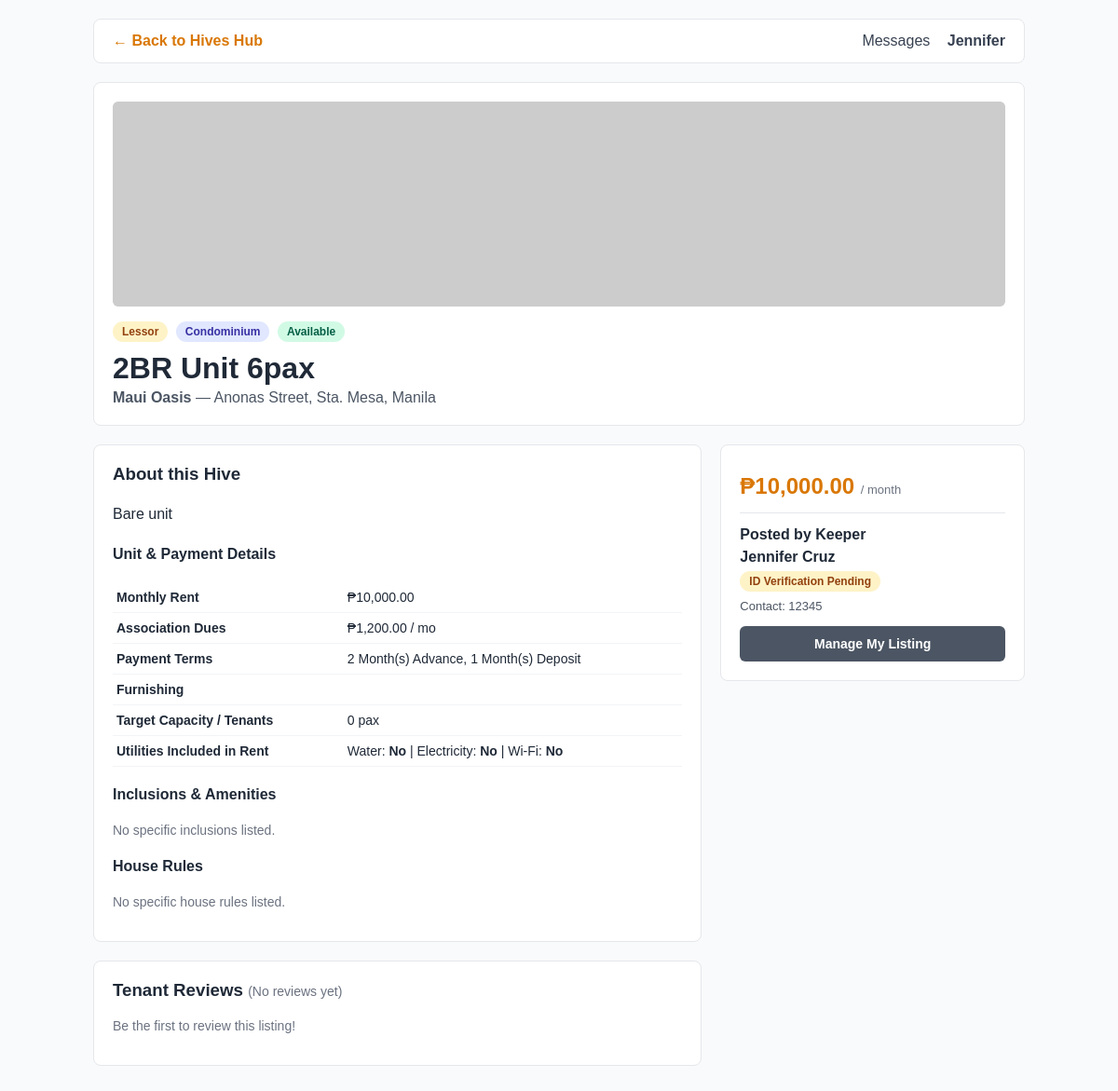
The app's page /room_details.php?id=1007 (signed in), older data.
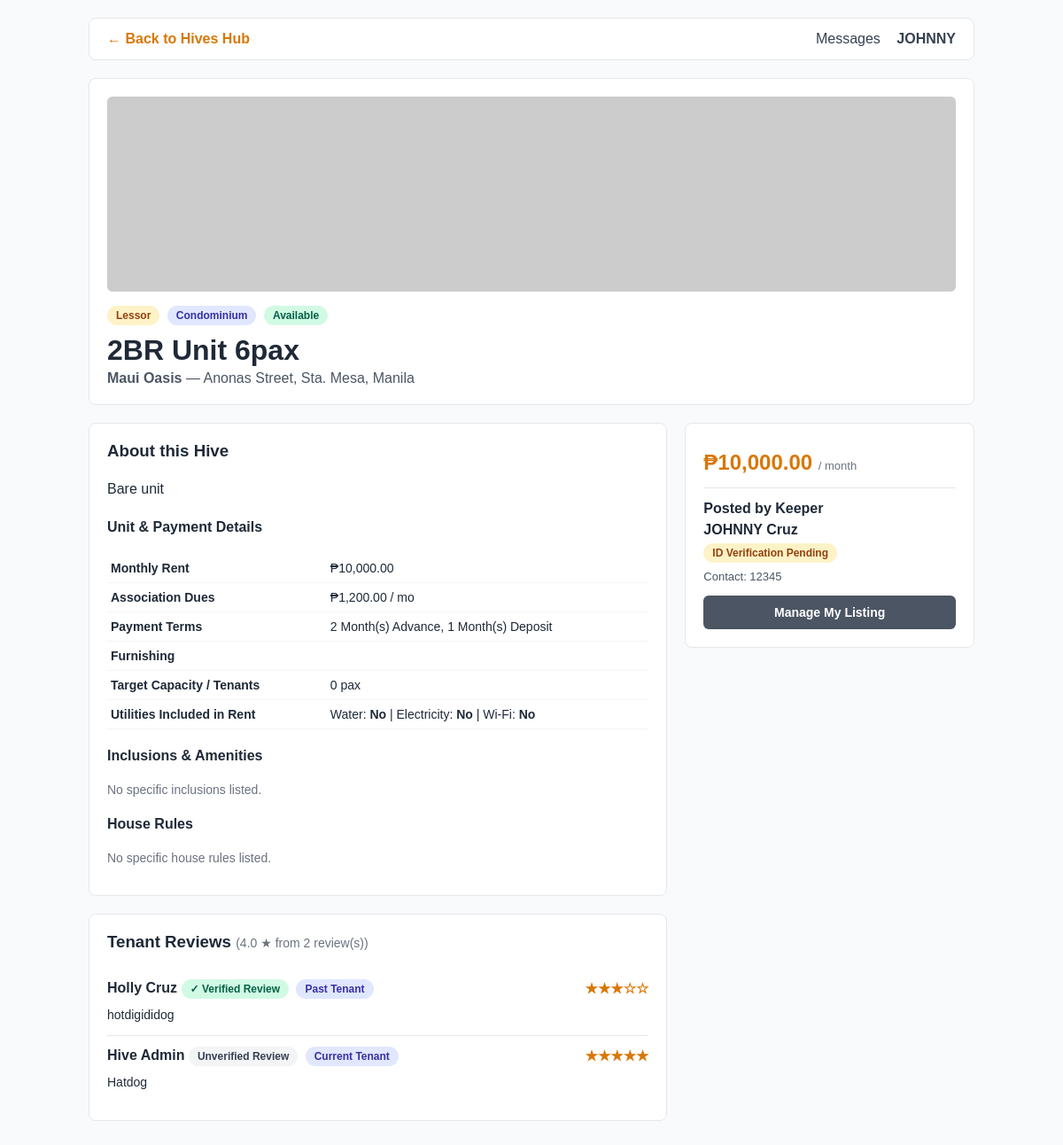
The same page, newer data.
### tables this page shows
CREATE TABLE `listing` (
  `listing_id` int(11) NOT NULL AUTO_INCREMENT,
  `property_id` int(11) NOT NULL,
  `keeper_id` int(11) NOT NULL,
  `title` varchar(150) NOT NULL,
  `purpose` enum('Lessor','Sharer') NOT NULL,
  `description` text DEFAULT NULL,
  `monthly_rent` decimal(10,2) NOT NULL,
  `assoc_dues` decimal(10,2) DEFAULT 0.00,
  `advance_months` int(11) DEFAULT 1,
  `deposit_months` int(11) DEFAULT 1,
  `water_included` tinyint(1) DEFAULT 0,
  `electricity_included` tinyint(1) DEFAULT 0,
  `wifi_included` tinyint(1) DEFAULT 0,
  `status` enum('Available','Occupied','Removed','Taken Down') DEFAULT 'Available',
  `is_featured` tinyint(1) NOT NULL DEFAULT 0,
  `created_at` timestamp NULL DEFAULT current_timestamp(),
  `updated_at` timestamp NULL DEFAULT current_timestamp() ON UPDATE current_timestamp(),
  `no_tenant` int(11) DEFAULT NULL,
  `is_long_term` tinyint(1) DEFAULT NULL,
  `furnish` enum('Unfurnished','Semi-furnished','Furnished') DEFAULT NULL,
  PRIMARY KEY (`listing_id`),
  KEY `property_id` (`property_id`),
  KEY `keeper_id` (`keeper_id`),
  KEY `idx_listing_search` (`status`,`monthly_rent`,`property_id`),
  CONSTRAINT `listing_ibfk_1` FOREIGN KEY (`property_id`) REFERENCES `property` (`property_id`),
  CONSTRAINT `listing_ibfk_2` FOREIGN KEY (`keeper_id`) REFERENCES `user` (`user_id`),
  CONSTRAINT `no_tenant` CHECK (`no_tenant` between 0 and 20)
);

CREATE TABLE `housing_type` (
  `type_id` int(11) NOT NULL AUTO_INCREMENT,
  `housing_name` varchar(50) NOT NULL,
  PRIMARY KEY (`type_id`)
);

CREATE TABLE `property` (
  `property_id` int(11) NOT NULL AUTO_INCREMENT,
  `type_id` int(11) NOT NULL,
  `name` varchar(100) NOT NULL,
  `address` text NOT NULL,
  PRIMARY KEY (`property_id`),
  KEY `type_id` (`type_id`),
  CONSTRAINT `property_ibfk_1` FOREIGN KEY (`type_id`) REFERENCES `housing_type` (`type_id`)
);

CREATE TABLE `user` (
  `user_id` int(11) NOT NULL AUTO_INCREMENT,
  `user_code` int(11) NOT NULL,
  `username` varchar(50) NOT NULL,
  `email` varchar(100) NOT NULL,
  `password_hash` varchar(255) NOT NULL,
  `first_name` varchar(50) NOT NULL,
  `last_name` varchar(50) NOT NULL,
  `contact_no` varchar(20) DEFAULT NULL,
  `sex` enum('Male','Female','Prefer not to say') DEFAULT NULL,
  `id_type` varchar(50) DEFAULT NULL,
  `id_document_url` varchar(255) DEFAULT NULL,
  `is_id_verified` tinyint(1) DEFAULT 0,
  `account_status` enum('Active','Suspended','Banned') NOT NULL DEFAULT 'Active',
  `created_at` timestamp NULL DEFAULT current_timestamp(),
  PRIMARY KEY (`user_id`),
  UNIQUE KEY `username` (`username`),
  UNIQUE KEY `email` (`email`),
  KEY `user_code` (`user_code`),
  CONSTRAINT `user_ibfk_1` FOREIGN KEY (`user_code`) REFERENCES `user_type` (`user_code`)
);

CREATE TABLE `review` (
  `review_id` int(11) NOT NULL AUTO_INCREMENT,
  `listing_id` int(11) NOT NULL,
  `reviewer_id` int(11) NOT NULL,
  `rating` int(11) NOT NULL,
  `comment` text DEFAULT NULL,
  `proof_document_url` varchar(255) DEFAULT NULL,
  `is_verified_tenant` tinyint(1) DEFAULT 0,
  `verification_status` enum('Pending','Verified','Unverified') NOT NULL DEFAULT 'Pending',
  `tenant_status` enum('Current','Past','None') NOT NULL DEFAULT 'None',
  `created_at` timestamp NULL DEFAULT current_timestamp(),
  PRIMARY KEY (`review_id`),
  UNIQUE KEY `uq_review` (`listing_id`,`reviewer_id`),
  KEY `reviewer_id` (`reviewer_id`),
  CONSTRAINT `review_ibfk_1` FOREIGN KEY (`listing_id`) REFERENCES `listing` (`listing_id`) ON DELETE CASCADE,
  CONSTRAINT `review_ibfk_2` FOREIGN KEY (`reviewer_id`) REFERENCES `user` (`user_id`),
  CONSTRAINT `review_chk_1` CHECK (`rating` between 1 and 5)
);

### room_details.php (the view, shortened to what this page needs)
<?php
require_once 'db_connect.php';
$user_id    = (int) $_SESSION['user_id'];
$listing_id = isset($_GET['id']) ? (int) $_GET['id'] : 0;
$stmt = $conn->prepare("
    SELECT
        l.*,
        p.name AS property_name,
        p.address AS property_address,
        ht.housing_name,
        u.user_id AS keeper_id,
        u.first_name AS keeper_first_name,
        u.last_name AS keeper_last_name,
        u.contact_no AS keeper_contact,
        u.is_id_verified,
        u.account_status AS keeper_status
    FROM listing l
    JOIN property p ON l.property_id = p.property_id
    JOIN housing_type ht ON p.type_id = ht.type_id
    JOIN user u ON l.keeper_id = u.user_id
    WHERE l.listing_id = ?
");
$stmt->bind_param("i", $listing_id);
$stmt->execute();
$listing = $stmt->get_result()->fetch_assoc();
$stmt = $conn->prepare("SELECT image_url, is_primary FROM listing_photo WHERE listing_id = ? ORDER BY is_primary DESC, photo_id ASC");
$stmt->bind_param("i", $listing_id);
$stmt->execute();
$photos = $stmt->get_result()->fetch_all(MYSQLI_ASSOC);
$stmt = $conn->prepare("
    SELECT i.inclusion_name
    FROM listing_inclusion li
    JOIN inclusion i ON li.inclusion_id = i.inclusion_id
    WHERE li.listing_id = ?
    ORDER BY i.inclusion_name ASC
");
$stmt->bind_param("i", $listing_id);
$stmt->execute();
$inclusions = $stmt->get_result()->fetch_all(MYSQLI_ASSOC);
$stmt = $conn->prepare("
    SELECT hr.rule_name
    FROM listing_rule lr
    JOIN house_rule hr ON lr.rule_id = hr.rule_id
    WHERE lr.listing_id = ?
    ORDER BY hr.rule_name ASC
");
$stmt->bind_param("i", $listing_id);
$stmt->execute();
$rules = $stmt->get_result()->fetch_all(MYSQLI_ASSOC);
$stmt = $conn->prepare("
    SELECT r.*, u.first_name, u.last_name, u.username
    FROM review r
    JOIN user u ON r.reviewer_id = u.user_id
    WHERE r.listing_id = ? AND r.verification_status != 'Pending'
    ORDER BY r.is_verified_tenant DESC, r.review_id DESC
");
$stmt->bind_param("i", $listing_id);
$stmt->execute();
$reviews = $stmt->get_result()->fetch_all(MYSQLI_ASSOC);
$avg_rating = 0;
if (!empty($reviews)) {
    $sum = array_sum(array_column($reviews, 'rating'));
    $avg_rating = $sum / count($reviews);
}
?>
<!DOCTYPE html>
<html lang="en">
<head>
</head>
<body>
<div class="container">
    <div class="topbar">
        <div>
            <a href="hives_hub.php" style="text-decoration:none; color:#d97706; font-weight:bold;">← Back to Hives Hub</a>
        </div>
        <div>
            <a href="chat.php" style="text-decoration:none; color:#374151; margin-right:14px;">Messages</a>
            <a href="settings.php" style="text-decoration:none; color:#374151; font-weight:bold;"><?= htmlspecialchars($_SESSION['first_name']) ?></a>
        </div>
    </div>
    <div class="box">
        <div class="gallery">
            <?php if (!empty($photos)): ?>
                <?php foreach ($photos as $photo): ?>
                    <img src="<?= htmlspecialchars($photo['image_url']) ?>" alt="Listing Photo">
                <?php endforeach; ?>
            <?php else: ?>
                <img src="https://via.placeholder.com/800x350?text=No+Photos+Uploaded+Yet" alt="No Photo">
            <?php endif; ?>
        </div>
        <span class="badge bg-amber"><?= htmlspecialchars($listing['purpose']) ?></span>
        <span class="badge bg-blue"><?= htmlspecialchars($listing['housing_name']) ?></span>
        <span class="badge <?= $listing['status'] === 'Available' ? 'bg-green' : 'bg-gray' ?>"><?= htmlspecialchars($listing['status']) ?></span>
        <h1 style="margin: 10px 0 4px;"><?= htmlspecialchars($listing['title']) ?></h1>
        <p style="margin: 0; color: #4b5563;">
            <strong><?= htmlspecialchars($listing['property_name']) ?></strong> — <?= htmlspecialchars($listing['property_address']) ?>
        </p>
    </div>
    <div class="grid">
        <div>
            <div class="box">
                <h3 style="margin-top:0;">About this Hive</h3>
                <p style="line-height: 1.6; white-space: pre-line;"><?= htmlspecialchars($listing['description'] ?? 'No description provided.') ?></p>
                <h4>Unit & Payment Details</h4>
                <table class="specs-table">
                    <tr>
                        <td><strong>Monthly Rent</strong></td>
                        <td>₱<?= number_format($listing['monthly_rent'], 2) ?></td>
                    </tr>
                    <tr>
                        <td><strong>Association Dues</strong></td>
                        <td><?= $listing['assoc_dues'] > 0 ? '₱' . number_format($listing['assoc_dues'], 2) . ' / mo' : 'Included / None' ?></td>
                    </tr>
                    <tr>
                        <td><strong>Payment Terms</strong></td>
                        <td><?= (int)$listing['advance_months'] ?> Month(s) Advance, <?= (int)$listing['deposit_months'] ?> Month(s) Deposit</td>
                    </tr>
                    <tr>
                        <td><strong>Furnishing</strong></td>
                        <td><?= htmlspecialchars($listing['furnish']) ?></td>
                    </tr>
                    <tr>
                        <td><strong>Target Capacity / Tenants</strong></td>
                        <td><?= (int)$listing['no_tenant'] ?> pax</td>
                    </tr>
                    <tr>
                        <td><strong>Utilities Included in Rent</strong></td>
                        <td>
                            Water: <strong><?= $listing['water_included'] ? 'Yes' : 'No' ?></strong> |
                            Electricity: <strong><?= $listing['electricity_included'] ? 'Yes' : 'No' ?></strong> |
                            Wi-Fi: <strong><?= $listing['wifi_included'] ? 'Yes' : 'No' ?></strong>
                        </td>
                    </tr>
                </table>
                <h4>Inclusions & Amenities</h4>
                <?php if (!empty($inclusions)): ?>
                    <?php foreach ($inclusions as $inc): ?>
                        <span class="tag">✓ <?= htmlspecialchars($inc['inclusion_name']) ?></span>
                    <?php endforeach; ?>
                <?php else: ?>
                    <p style="color:#6b7280; font-size:14px;">No specific inclusions listed.</p>
                <?php endif; ?>
                <h4>House Rules</h4>
                <?php if (!empty($rules)): ?>
                    <?php foreach ($rules as $rule): ?>
                        <span class="tag">• <?= htmlspecialchars($rule['rule_name']) ?></span>
                    <?php endforeach; ?>
                <?php else: ?>
                    <p style="color:#6b7280; font-size:14px;">No specific house rules listed.</p>
                <?php endif; ?>
            </div>
            <div class="box">
                <h3 style="margin-top:0;">
                    Tenant Reviews
                    <span style="font-size:14px; font-weight:normal; color:#6b7280;">
                        (<?= count($reviews) > 0 ? number_format($avg_rating, 1) . " ★ from " . count($reviews) . " review(s)" : "No reviews yet" ?>)
                    </span>
                </h3>
                <?php if (empty($reviews)): ?>
                    <p style="color:#6b7280; font-size:14px;">Be the first to review this listing!</p>
                <?php else: ?>
                    <?php foreach ($reviews as $rev): ?>
                        <div class="review-item">
                            <div style="display:flex; justify-content:space-between; align-items:center;">
                                <div>
                                    <strong><?= htmlspecialchars($rev['first_name'] . ' ' . $rev['last_name']) ?></strong>
                                    <span class="badge <?= $rev['is_verified_tenant'] ? 'bg-green' : 'bg-gray' ?>">
                                        <?= $rev['is_verified_tenant'] ? '✓ Verified Review' : 'Unverified Review' ?>
                                    </span>
                                    <span class="badge bg-blue"><?= htmlspecialchars($rev['tenant_status']) ?> Tenant</span>
                                </div>
                                <strong style="color:#d97706;"><?= str_repeat('★', (int)$rev['rating']) . str_repeat('☆', 5 - (int)$rev['rating']) ?></strong>
                            </div>
                            <p style="margin:8px 0 0; font-size:14px; line-height:1.5;"><?= htmlspecialchars($rev['comment']) ?></p>
                        </div>
                    <?php endforeach; ?>
                <?php endif; ?>
            </div>
        </div>
        <div>
            <div class="box">
                <div class="price">₱<?= number_format($listing['monthly_rent'], 2) ?> <span style="font-size:13px; color:#6b7280; font-weight:normal;">/ month</span></div>
                <hr style="border:none; border-top:1px solid #e5e7eb; margin:14px 0;">
                <h4 style="margin:0 0 6px;">Posted by Keeper</h4>
                <p style="margin:0 0 6px;">
                    <strong><?= htmlspecialchars($listing['keeper_first_name'] . ' ' . $listing['keeper_last_name']) ?></strong>
                </p>
                <?php if ($listing['is_id_verified']): ?>
                    <span class="badge bg-green">✓ ID Verified Keeper</span>
                <?php else: ?>
                    <span class="badge bg-amber">ID Verification Pending</span>
                <?php endif; ?>
                <p style="font-size:13px; color:#4b5563; margin-top:8px;">
                    Contact: <?= htmlspecialchars($listing['keeper_contact']) ?>
                </p>
                <?php if ($listing['keeper_id'] !== $user_id): ?>
                    <form method="POST" style="margin-top:14px;">
                        <input type="hidden" name="action" value="inquire">
                        <button type="submit" class="btn">💬 Inquire / Message Keeper</button>
                    </form>
                <?php else: ?>
                    <a href="my_listings.php" class="btn btn-secondary" style="margin-top:14px;">Manage My Listing</a>
                <?php endif; ?>
            </div>
        </div>
    </div>
</div>
</body>
</html>

### room_details.php (style rules this page uses)
body { font-family: Arial, sans-serif; margin: 0; padding: 20px; background: #f9fafb; color: #1f2937; }
.container { max-width: 1000px; margin: 0 auto; }
.topbar { display: flex; justify-content: space-between; align-items: center; background: #fff; padding: 14px 20px; border-radius: 8px; border: 1px solid #e5e7eb; margin-bottom: 20px; }
.grid { display: grid; grid-template-columns: 2fr 1fr; gap: 20px; align-items: start; }
.box { background: #fff; padding: 20px; border-radius: 8px; border: 1px solid #e5e7eb; margin-bottom: 20px; }
.gallery { display: grid; grid-template-columns: repeat(auto-fit, minmax(220px, 1fr)); gap: 10px; margin-bottom: 16px; }
.gallery img { width: 100%; height: 220px; object-fit: cover; border-radius: 6px; background: #e5e7eb; }
.badge { display: inline-block; padding: 4px 10px; border-radius: 12px; font-size: 12px; font-weight: bold; margin-right: 4px; }
.bg-amber { background: #fef3c7; color: #92400e; }
.bg-green { background: #d1fae5; color: #065f46; }
.bg-blue { background: #e0e7ff; color: #3730a3; }
.bg-gray { background: #f3f4f6; color: #374151; }
.price { font-size: 24px; font-weight: bold; color: #d97706; margin: 10px 0; }
.specs-table { width: 100%; border-collapse: collapse; margin: 12px 0; font-size: 14px; }
.specs-table td { padding: 8px 4px; border-bottom: 1px solid #f3f4f6; }
.btn { display: block; width: 100%; padding: 11px; background: #f59e0b; color: #fff; border: none; border-radius: 6px; font-weight: bold; cursor: pointer; text-align: center; text-decoration: none; box-sizing: border-box; font-size: 14px; }
.btn-secondary { background: #4b5563; }
.review-item { border-bottom: 1px solid #e5e7eb; padding: 12px 0; }
.review-item:last-child { border-bottom: none; }

Row changes from the older to the newer data that the page shows:
changed through a linked row, listing "2BR Unit 6pax": keeper.last_name "Jennifer Cruz" → "JOHNNY Cruz"
added review: reviewer.last_name "Holly Cruz", is_verified_tenant "✓ Verified Review", tenant_status "Past", rating "★★★", rating "☆☆", comment "hotdigididog"
added review: reviewer.last_name "Hive Admin", is_verified_tenant "Unverified Review", tenant_status "Current", rating "★★★★★", comment "Hatdog"
Text that changed along with them:
$_SESSION['first_name']: "Jennifer" → "JOHNNY"
$avg_rating: (not shown) → "4.0"
count($reviews): (not shown) → "2"
text no longer shown: "No reviews yet Be the first to review this listing!"
text now shown: "★ from review(s)"
